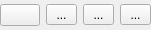
<?xml version="1.0" encoding="UTF-8"?>
<ui version="4.0">
 <class>qSlicerTableColumnPropertiesWidget</class>
 <widget class="qSlicerWidget" name="qSlicerTableColumnPropertiesWidget">
  <property name="geometry">
   <rect>
    <x>0</x>
    <y>0</y>
    <width>151</width>
    <height>30</height>
   </rect>
  </property>
  <property name="sizePolicy">
   <sizepolicy hsizetype="Preferred" vsizetype="Preferred">
    <horstretch>0</horstretch>
    <verstretch>0</verstretch>
   </sizepolicy>
  </property>
  <property name="windowTitle">
   <string>Place markups</string>
  </property>
  <layout class="QHBoxLayout" name="horizontalLayout">
   <property name="margin">
    <number>0</number>
   </property>
   <item>
    <widget class="ctkColorPickerButton" name="ColorButton">
     <property name="sizePolicy">
      <sizepolicy hsizetype="Preferred" vsizetype="Fixed">
       <horstretch>0</horstretch>
       <verstretch>0</verstretch>
      </sizepolicy>
     </property>
     <property name="toolTip">
      <string>Select the display color.</string>
     </property>
     <property name="checkable">
      <bool>true</bool>
     </property>
     <property name="displayColorName">
      <bool>false</bool>
     </property>
    </widget>
   </item>
   <item>
    <widget class="QToolButton" name="PlaceButton">
     <property name="sizePolicy">
      <sizepolicy hsizetype="Preferred" vsizetype="Fixed">
       <horstretch>0</horstretch>
       <verstretch>0</verstretch>
      </sizepolicy>
     </property>
     <property name="toolTip">
      <string>Place a markup point</string>
     </property>
     <property name="text">
      <string>...</string>
     </property>
     <property name="icon">
      <iconset resource="../../../Resources/qSlicerMarkupsModule.qrc">
       <normaloff>:/Icons/MarkupsMouseModePlace.png</normaloff>:/Icons/MarkupsMouseModePlace.png</iconset>
     </property>
     <property name="checkable">
      <bool>true</bool>
     </property>
    </widget>
   </item>
   <item>
    <widget class="QToolButton" name="DeleteButton">
     <property name="sizePolicy">
      <sizepolicy hsizetype="Preferred" vsizetype="Fixed">
       <horstretch>0</horstretch>
       <verstretch>0</verstretch>
      </sizepolicy>
     </property>
     <property name="toolTip">
      <string>Delete last added markup point</string>
     </property>
     <property name="text">
      <string>...</string>
     </property>
     <property name="icon">
      <iconset resource="../../../Resources/qSlicerMarkupsModule.qrc">
       <normaloff>:/Icons/MarkupsDelete.png</normaloff>:/Icons/MarkupsDelete.png</iconset>
     </property>
    </widget>
   </item>
   <item>
    <widget class="QToolButton" name="MoreButton">
     <property name="sizePolicy">
      <sizepolicy hsizetype="Preferred" vsizetype="Fixed">
       <horstretch>0</horstretch>
       <verstretch>0</verstretch>
      </sizepolicy>
     </property>
     <property name="text">
      <string>...</string>
     </property>
     <property name="icon">
      <iconset resource="../../../../../../Libs/MRML/Widgets/Resources/qMRMLWidgets.qrc">
       <normaloff>:/Icons/SliceMoreOptions.png</normaloff>:/Icons/SliceMoreOptions.png</iconset>
     </property>
     <property name="popupMode">
      <enum>QToolButton::InstantPopup</enum>
     </property>
    </widget>
   </item>
  </layout>
  <action name="ActionPersistent">
   <property name="checkable">
    <bool>true</bool>
   </property>
   <property name="text">
    <string>Place multiple markups</string>
   </property>
   <property name="toolTip">
    <string>Place multiple markups</string>
   </property>
  </action>
  <action name="ActionDeleteAll">
   <property name="icon">
    <iconset resource="../../../Resources/qSlicerMarkupsModule.qrc">
     <normaloff>:/Icons/MarkupsDeleteAllRows.png</normaloff>:/Icons/MarkupsDeleteAllRows.png</iconset>
   </property>
   <property name="text">
    <string>Delete all markups</string>
   </property>
   <property name="toolTip">
    <string>Delete all markups in the list</string>
   </property>
  </action>
  <action name="ActionVisibility">
   <property name="icon">
    <iconset resource="../../../../../../Base/QTGUI/Resources/qSlicerBaseQTGUI.qrc">
     <normaloff>:/Icons/Small/SlicerInvisible.png</normaloff>
     <normalon>:/Icons/Small/SlicerVisible.png</normalon>:/Icons/Small/SlicerInvisible.png</iconset>
   </property>
   <property name="text">
    <string>Visibility</string>
   </property>
   <property name="toolTip">
    <string>Toggle markups visibility</string>
   </property>
  </action>
  <action name="ActionLocked">
   <property name="icon">
    <iconset resource="../../../../../../Base/QTGUI/Resources/qSlicerBaseQTGUI.qrc">
     <normaloff>:/Icons/Small/SlicerUnlock.png</normaloff>
     <normalon>:/Icons/Small/SlicerLock.png</normalon>:/Icons/Small/SlicerUnlock.png</iconset>
   </property>
   <property name="text">
    <string>Locked</string>
   </property>
   <property name="toolTip">
    <string>Toggle markup point positions lock</string>
   </property>
  </action>
 </widget>
 <customwidgets>
  <customwidget>
   <class>qSlicerWidget</class>
   <extends>QWidget</extends>
   <header>qSlicerWidget.h</header>
   <container>1</container>
  </customwidget>
  <customwidget>
   <class>ctkColorPickerButton</class>
   <extends>QPushButton</extends>
   <header>ctkColorPickerButton.h</header>
  </customwidget>
 </customwidgets>
 <resources>
  <include location="../../../../../../Libs/MRML/Widgets/Resources/qMRMLWidgets.qrc"/>
  <include location="../../../Resources/qSlicerMarkupsModule.qrc"/>
  <include location="../../../../../../Base/QTGUI/Resources/qSlicerBaseQTGUI.qrc"/>
 </resources>
 <connections/>
</ui>
